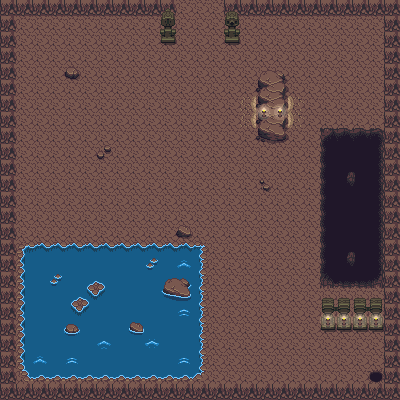

Rendered tile map (Tiled .tmx) drawn with the repository's tilesets; below, a short description and the full map source, tile grids included:
An orthogonal 25x25 tile map with 16x16 px tiles, 3 tile layers (Ground, AboveGroundWithCollisions, AboveGroundWithoutCollisions) and 15 objects.

<map version="1.2" tiledversion="1.2.4" orientation="orthogonal" renderorder="left-down" width="25" height="25" tilewidth="16" tileheight="16" infinite="0" nextlayerid="5" nextobjectid="24">
 <tileset firstgid="1" source="Cave.tsx" />
 <layer id="1" name="Ground" width="25" height="25">
  <data encoding="csv">
1,1,1,1,1,1,1,1,1,202,202,1,1,1,202,202,1,1,1,1,1,1,1,1,1,
1,1,1,1,1,1,1,1,1,1,1,1,1,1,1,1,1,1,1,1,1,1,1,1,1,
1,1,1,1,1,1,1,1,1,1,1,1,1,1,1,1,1,1,1,1,1,1,1,1,1,
1,1,1,1,1,1,1,1,1,1,1,1,1,1,1,1,1,1,1,1,1,1,1,1,1,
1,1,1,1,1,1,1,1,1,1,1,1,1,1,1,1,1,1,1,1,1,1,1,1,1,
1,1,1,1,1,1,1,1,1,1,1,1,1,1,1,1,1,1,1,1,1,1,1,1,1,
1,1,1,1,1,1,1,1,1,1,1,1,1,1,1,1,1,1,1,1,1,1,1,1,1,
1,1,1,1,1,1,1,1,1,1,1,1,1,1,1,1,1,1,1,1,1,1,1,1,1,
1,1,1,1,1,1,1,1,1,1,1,1,1,1,1,1,1,1,1,1,1,1,1,1,1,
1,1,1,1,1,1,1,1,1,1,1,1,1,1,1,1,1,1,1,1,1,1,1,1,1,
1,1,1,1,1,1,1,1,1,1,1,1,1,1,1,1,1,1,1,1,1,1,1,1,1,
1,1,1,1,1,1,1,1,1,1,1,1,1,1,1,1,1,1,1,1,1,1,1,1,1,
1,1,1,1,1,1,1,1,1,1,1,1,1,1,1,1,1,1,1,1,1,1,1,1,1,
1,1,1,1,1,1,1,1,1,1,1,1,1,1,1,1,1,1,1,1,1,1,1,1,1,
1,1,1,1,1,1,1,1,1,1,1,1,1,1,1,1,1,1,1,1,1,1,1,1,1,
1,1,1,1,1,1,1,1,1,1,1,1,1,1,1,1,1,1,1,1,1,1,1,1,1,
1,1,1,1,1,1,1,1,1,1,1,1,1,1,1,1,1,1,1,1,1,1,1,1,1,
1,1,1,1,1,1,1,1,1,1,1,1,1,1,1,1,1,1,1,1,1,1,1,1,1,
1,1,1,1,1,1,1,1,1,1,1,1,1,1,1,1,1,1,1,1,1,1,1,1,1,
1,1,1,1,1,1,1,1,1,1,1,1,1,1,1,1,1,1,1,1,1,1,1,1,1,
1,1,1,1,1,1,1,1,1,1,1,1,1,1,1,1,1,1,1,1,1,1,1,1,1,
1,1,1,1,1,1,1,1,1,1,1,1,1,1,1,1,1,1,1,1,1,1,1,1,1,
1,1,1,1,1,1,1,1,1,1,1,1,1,1,1,1,1,1,1,1,1,1,1,1,1,
1,1,1,1,1,1,1,1,1,1,1,1,1,1,1,1,1,1,1,1,1,1,1,1,1,
1,1,1,1,1,1,1,1,1,1,1,1,1,1,1,1,1,1,1,1,1,1,1,1,1
</data>
 </layer>
 <layer id="2" name="AboveGroundWithCollisions" width="25" height="25">
  <data encoding="csv">
202,202,202,202,202,202,202,202,202,202,10,0,0,0,9,202,202,202,202,202,202,202,202,202,202,
202,0,0,0,0,0,0,0,0,0,50,0,0,0,49,0,0,0,0,0,0,0,0,0,202,
202,0,0,0,0,0,0,0,0,0,90,0,0,0,89,0,0,0,0,0,0,0,0,0,202,
202,0,0,0,0,0,0,0,0,0,0,0,0,0,0,0,0,0,0,0,0,0,0,0,202,
202,0,0,0,167,0,0,0,0,0,0,0,0,0,0,0,208,209,0,0,0,0,0,0,202,
202,0,0,0,0,0,0,0,0,0,0,0,0,0,0,0,168,169,0,0,0,0,0,0,202,
202,0,0,0,0,0,0,0,0,0,0,0,0,0,0,0,168,169,0,0,0,0,0,0,202,
202,0,0,0,0,0,0,0,0,0,0,0,0,0,0,0,168,169,0,0,0,0,0,0,202,
202,0,0,0,0,0,0,0,0,0,0,0,0,0,0,0,248,249,0,0,2,3,3,4,202,
202,0,0,0,0,0,0,0,0,0,0,0,0,0,0,0,0,0,0,0,42,43,43,44,202,
202,0,0,0,0,0,0,0,0,0,0,0,0,0,0,0,0,0,0,0,42,5,6,44,202,
202,0,0,0,0,0,0,0,0,0,0,0,0,0,0,0,0,0,0,0,42,45,46,44,202,
202,0,0,0,0,0,0,0,0,0,0,0,0,0,0,0,0,0,0,0,42,43,43,44,202,
202,0,0,0,0,0,0,0,0,0,0,0,0,0,0,0,0,0,0,0,42,43,43,44,202,
202,0,0,0,0,0,0,0,0,0,0,166,0,0,0,0,0,0,0,0,42,43,43,44,202,
202,281,282,282,282,282,282,282,282,282,282,282,283,0,0,0,0,0,0,0,42,5,6,44,202,
202,321,322,322,322,322,322,322,322,322,322,322,323,0,0,0,0,0,0,0,42,45,46,44,202,
202,321,322,322,322,322,322,322,322,322,322,322,323,0,0,0,0,0,0,0,82,83,83,84,202,
202,321,322,322,322,322,322,322,322,322,322,322,323,0,0,0,0,0,0,0,7,8,7,8,202,
202,321,322,322,322,322,322,322,322,322,322,322,323,0,0,0,0,0,0,0,47,48,47,48,202,
202,321,322,322,322,322,322,322,322,322,322,322,323,0,0,0,0,0,0,0,87,88,87,88,202,
202,321,322,322,322,322,322,322,322,322,322,322,323,0,0,0,0,0,0,0,0,0,0,0,202,
202,321,322,322,322,322,322,322,322,322,322,322,323,0,0,0,0,0,0,0,0,0,0,0,202,
202,361,362,362,362,362,362,362,362,362,362,362,363,0,0,0,0,0,0,0,0,0,0,161,202,
202,202,202,202,202,202,202,202,202,202,202,202,202,202,202,202,202,202,202,202,202,202,202,202,202
</data>
 </layer>
 <layer id="3" name="AboveGroundWithoutCollisions" width="25" height="25">
  <data encoding="csv">
0,0,0,0,0,0,0,0,0,0,0,0,0,0,0,0,0,0,0,0,0,0,0,0,0,
0,0,0,0,0,0,0,0,0,0,0,0,0,0,0,0,0,0,0,0,0,0,0,0,0,
0,0,0,0,0,0,0,0,0,0,0,0,0,0,0,0,0,0,0,0,0,0,0,0,0,
0,0,0,0,0,0,0,0,0,0,0,0,0,0,0,0,0,0,0,0,0,0,0,0,0,
0,0,0,0,0,0,0,0,0,0,0,0,0,0,0,0,0,0,0,0,0,0,0,0,0,
0,0,0,0,0,0,0,0,0,0,0,0,0,0,0,0,0,0,0,0,0,0,0,0,0,
0,0,0,0,0,0,0,0,0,0,0,0,0,0,0,81,201,201,121,0,0,0,0,0,0,
0,0,0,0,0,0,0,0,0,0,0,0,0,0,0,81,241,241,121,0,0,0,0,0,0,
0,0,0,0,0,0,0,0,0,0,0,0,0,0,0,0,0,0,0,0,0,0,0,0,0,
0,0,0,0,0,0,126,0,0,0,0,0,0,0,0,0,0,0,0,0,0,0,0,0,0,
0,0,0,0,0,0,0,0,0,0,0,0,0,0,0,0,0,0,0,0,0,0,0,0,0,
0,0,0,0,0,0,0,0,0,0,0,0,0,0,0,0,127,0,0,0,0,0,0,0,0,
0,0,0,0,0,0,0,0,0,0,0,0,0,0,0,0,0,0,0,0,0,0,0,0,0,
0,0,0,0,0,0,0,0,0,0,0,0,0,0,0,0,0,0,0,0,0,0,0,0,0,
0,0,0,0,0,0,0,0,0,0,0,0,0,0,0,0,0,0,0,0,0,0,0,0,0,
0,0,0,0,0,0,0,0,0,0,0,0,0,0,0,0,0,0,0,0,0,0,0,0,0,
0,0,0,0,0,0,0,0,0,371,0,328,0,0,0,0,0,0,0,0,0,0,0,0,0,
0,0,0,371,0,284,285,0,0,0,290,291,0,0,0,0,0,0,0,0,0,0,0,0,0,
0,0,0,0,284,365,325,0,0,0,330,331,0,0,0,0,0,0,0,0,0,0,0,0,0,
0,0,0,0,324,325,0,0,0,0,0,289,0,0,0,0,0,0,0,0,201,201,201,201,0,
0,0,0,0,369,0,0,0,368,0,0,0,0,0,0,0,0,0,0,0,241,241,241,241,0,
0,0,0,0,0,0,287,0,0,286,0,0,0,0,0,0,0,0,0,0,0,0,0,0,0,
0,0,328,0,326,0,0,0,0,0,0,326,0,0,0,0,0,0,0,0,0,0,0,0,0,
0,0,0,0,0,0,0,0,0,0,0,0,0,0,0,0,0,0,0,0,0,0,0,0,0,
0,0,0,0,0,0,0,0,0,0,0,0,0,0,0,0,0,0,0,0,0,0,0,0,0
</data>
 </layer>
 <objectgroup id="4" name="CollisionMask">
  <object id="2" x="0" y="-0.5" width="175" height="15.5" />
  <object id="3" x="160.5" y="9" width="14.5" height="37.5" />
  <object id="4" x="-1" y="-1" width="18" height="398" />
  <object id="6" x="3.33333" y="382" width="396.667" height="18" />
  <object id="7" x="174" y="480" height="1" />
  <object id="8" x="-2" y="240" width="208" height="150" />
  <object id="10" x="320.667" y="128.667" width="62" height="205.333" />
  <object id="11" x="368.667" y="367.333" width="32" height="24.6667" />
  <object id="12" x="383" y="2" width="15" height="379" />
  <object id="14" x="224" y="-1.33333" width="174.667" height="16.6667" />
  <object id="15" x="225.333" y="6" width="14.6667" height="41.3333" />
  <object id="17" x="256.5" y="64.5" width="30" height="79" />
  <object id="19" x="175.333" y="224.667" width="15.3333" height="19.3333" />
  <object id="21" x="65.3333" y="65.3333" width="13.3333" height="13.3333" />
  <object id="23" x="-0.25" y="382" width="400.25" height="18" />
 </objectgroup>
</map>
